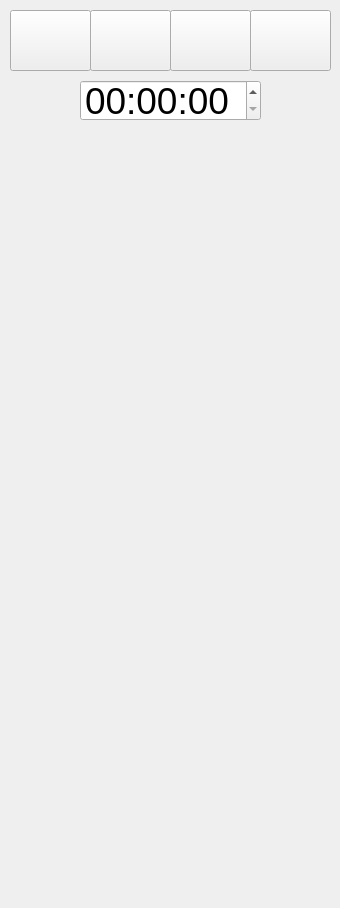
<?xml version="1.0" encoding="UTF-8"?>
<ui version="4.0">
 <class>Form</class>
 <widget class="QWidget" name="Form">
  <property name="geometry">
   <rect>
    <x>0</x>
    <y>0</y>
    <width>340</width>
    <height>908</height>
   </rect>
  </property>
  <property name="windowTitle">
   <string>Timer</string>
  </property>
  <widget class="QTimeEdit" name="time">
   <property name="geometry">
    <rect>
     <x>80</x>
     <y>80</y>
     <width>181</width>
     <height>41</height>
    </rect>
   </property>
   <property name="font">
    <font>
     <pointsize>28</pointsize>
    </font>
   </property>
   <property name="dateTime">
    <datetime>
     <hour>0</hour>
     <minute>0</minute>
     <second>0</second>
     <year>2000</year>
     <month>1</month>
     <day>1</day>
    </datetime>
   </property>
   <property name="maximumTime">
    <time>
     <hour>23</hour>
     <minute>59</minute>
     <second>59</second>
    </time>
   </property>
   <property name="displayFormat">
    <string>HH:mm:ss</string>
   </property>
  </widget>
  <widget class="QPushButton" name="open_stopwatch">
   <property name="geometry">
    <rect>
     <x>250</x>
     <y>10</y>
     <width>81</width>
     <height>61</height>
    </rect>
   </property>
   <property name="text">
    <string/>
   </property>
  </widget>
  <widget class="QPushButton" name="open_alarm_clock">
   <property name="geometry">
    <rect>
     <x>90</x>
     <y>10</y>
     <width>81</width>
     <height>61</height>
    </rect>
   </property>
   <property name="text">
    <string/>
   </property>
  </widget>
  <widget class="QPushButton" name="open_clock">
   <property name="geometry">
    <rect>
     <x>10</x>
     <y>10</y>
     <width>81</width>
     <height>61</height>
    </rect>
   </property>
   <property name="text">
    <string/>
   </property>
  </widget>
  <widget class="QPushButton" name="open_timer">
   <property name="geometry">
    <rect>
     <x>170</x>
     <y>10</y>
     <width>81</width>
     <height>61</height>
    </rect>
   </property>
   <property name="text">
    <string/>
   </property>
  </widget>
 </widget>
 <resources/>
 <connections/>
</ui>
